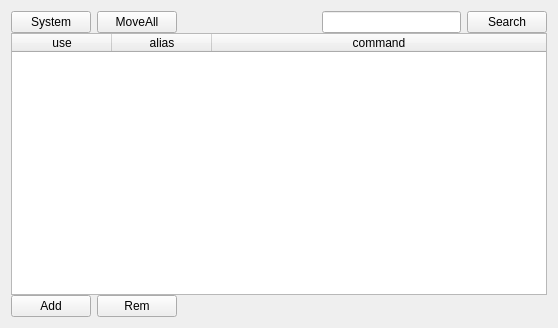
<?xml version="1.0" encoding="UTF-8"?>
<ui version="4.0">
 <class>MainWindow</class>
 <widget class="QMainWindow" name="MainWindow">
  <property name="geometry">
   <rect>
    <x>0</x>
    <y>0</y>
    <width>558</width>
    <height>328</height>
   </rect>
  </property>
  <property name="windowTitle">
   <string>Alias Manager</string>
  </property>
  <widget class="QWidget" name="centralWidget">
   <layout class="QVBoxLayout" name="verticalLayout">
    <property name="spacing">
     <number>0</number>
    </property>
    <item>
     <layout class="QHBoxLayout" name="horizontalLayout">
      <item>
       <widget class="QPushButton" name="pushButton_2">
        <property name="text">
         <string>System</string>
        </property>
       </widget>
      </item>
      <item>
       <widget class="QPushButton" name="pushButton_3">
        <property name="text">
         <string>MoveAll</string>
        </property>
       </widget>
      </item>
      <item>
       <spacer name="horizontalSpacer">
        <property name="orientation">
         <enum>Qt::Horizontal</enum>
        </property>
        <property name="sizeHint" stdset="0">
         <size>
          <width>40</width>
          <height>20</height>
         </size>
        </property>
       </spacer>
      </item>
      <item>
       <widget class="QLineEdit" name="lineEdit"/>
      </item>
      <item>
       <widget class="QPushButton" name="pushButton">
        <property name="text">
         <string>Search</string>
        </property>
       </widget>
      </item>
     </layout>
    </item>
    <item>
     <widget class="QTableWidget" name="tableWidget">
      <property name="selectionMode">
       <enum>QAbstractItemView::SingleSelection</enum>
      </property>
      <property name="selectionBehavior">
       <enum>QAbstractItemView::SelectRows</enum>
      </property>
      <property name="gridStyle">
       <enum>Qt::CustomDashLine</enum>
      </property>
      <property name="sortingEnabled">
       <bool>true</bool>
      </property>
      <property name="wordWrap">
       <bool>true</bool>
      </property>
      <property name="cornerButtonEnabled">
       <bool>true</bool>
      </property>
      <attribute name="horizontalHeaderShowSortIndicator" stdset="0">
       <bool>true</bool>
      </attribute>
      <attribute name="horizontalHeaderStretchLastSection">
       <bool>true</bool>
      </attribute>
      <attribute name="verticalHeaderVisible">
       <bool>false</bool>
      </attribute>
      <column>
       <property name="text">
        <string>use</string>
       </property>
      </column>
      <column>
       <property name="text">
        <string>alias</string>
       </property>
      </column>
      <column>
       <property name="text">
        <string>command</string>
       </property>
      </column>
     </widget>
    </item>
    <item>
     <widget class="QWidget" name="operate_widget" native="true">
      <layout class="QHBoxLayout" name="horizontalLayout_2">
       <property name="spacing">
        <number>-1</number>
       </property>
       <property name="leftMargin">
        <number>0</number>
       </property>
       <property name="topMargin">
        <number>0</number>
       </property>
       <property name="rightMargin">
        <number>0</number>
       </property>
       <property name="bottomMargin">
        <number>0</number>
       </property>
       <item>
        <widget class="QPushButton" name="add">
         <property name="text">
          <string>Add</string>
         </property>
        </widget>
       </item>
       <item>
        <widget class="QPushButton" name="remove">
         <property name="text">
          <string>Rem</string>
         </property>
        </widget>
       </item>
       <item>
        <spacer name="horizontalSpacer_2">
         <property name="orientation">
          <enum>Qt::Horizontal</enum>
         </property>
         <property name="sizeHint" stdset="0">
          <size>
           <width>40</width>
           <height>20</height>
          </size>
         </property>
        </spacer>
       </item>
      </layout>
     </widget>
    </item>
   </layout>
  </widget>
 </widget>
 <layoutdefault spacing="6" margin="11"/>
 <resources/>
 <connections/>
</ui>
